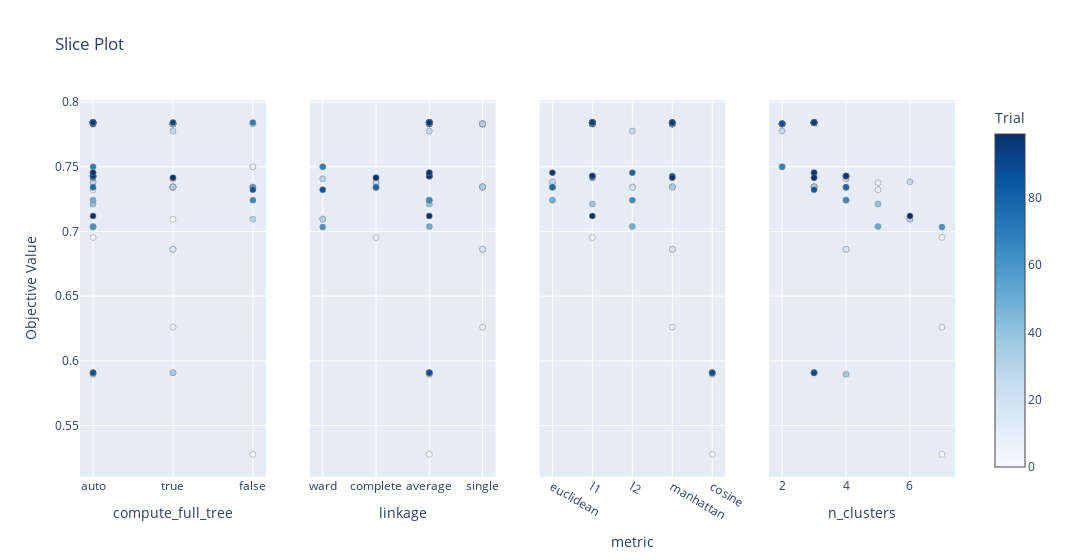

Notebook code for this chart:
### Code cell
optuna.visualization.plot_slice(study_agglomerative)

### Figure 1 — Plotly figure (JSON) as saved in the notebook; plotly's stock layout.template omitted (floating-point values rounded to 4 significant figures)
{"data": [{"marker": {"color": [0, 1, 2, 3, 4, 5, 6, 7, 8, 9, 10, 11, 12, 13, 14, 15, 16, 17, 18, 19, 20, 21, 22, 23, 24, 25, 26, 27, 28, 29, 30, 31, 32, 33, 34, 35, 36, 37, 38, 39, 40, 41, 42, 43, 44, 45, 46, 47, 48, 49, 50, 51, 52, 53, 54, 55, 56, 57, 58, 59, 60, 61, 62, 63, 64, 65, 66, 67, 68, 69, 70, 71, 72, 73, 74, 75, 76, 77, 78, 79, 80, 81, 82, 83, 84, 85, 86, 87, 88, 89, 90, 91, 92, 93, 94, 95, 96, 97, 98, 99], "colorbar": {"title": {"text": "Trial"}, "x": 1, "xpad": 40}, "colorscale": [[0, "rgb(247,251,255)"], [0.125, "rgb(222,235,247)"], [0.25, "rgb(198,219,239)"], [0.375, "rgb(158,202,225)"], [0.5, "rgb(107,174,214)"], [0.625, "rgb(66,146,198)"], [0.75, "rgb(33,113,181)"], [0.875, "rgb(8,81,156)"], [1, "rgb(8,48,107)"]], "line": {"color": "Grey", "width": 0.5}, "showscale": true}, "mode": "markers", "name": "Feasible Trial", "showlegend": false, "type": "scatter", "x": [true, false, "auto", true, true, "auto", true, false, "auto", "auto", true, true, true, true, true, true, false, true, true, false, true, true, true, true, true, true, true, true, "auto", false, true, true, true, true, true, true, "auto", "auto", "auto", "auto", "auto", "auto", "auto", "auto", "auto", "auto", "auto", "auto", "auto", "auto", "auto", "auto", "auto", "auto", "auto", "auto", "auto", false, "auto", "auto", "auto", "auto", "auto", "auto", "auto", false, "auto", "auto", "auto", "auto", false, "auto", "auto", "auto", "auto", "auto", "auto", "auto", "auto", "auto", "auto", "auto", "auto", "auto", "auto", "auto", false, "auto", "auto", "auto", true, "auto", "auto", "auto", "auto", "auto", "auto", "auto", true, "auto"], "xaxis": "x", "y": [0.7096, 0.5277, 0.5908, 0.5908, 0.7832, 0.6954, 0.6261, 0.75, 0.7323, 0.7377, 0.7832, 0.7832, 0.7344, 0.6862, 0.7832, 0.6862, 0.7344, 0.7832, 0.7341, 0.7832, 0.7344, 0.7832, 0.7832, 0.7344, 0.7832, 0.7344, 0.7776, 0.7407, 0.7384, 0.7096, 0.7832, 0.7832, 0.7832, 0.7344, 0.7842, 0.5908, 0.7842, 0.5896, 0.7842, 0.7842, 0.7212, 0.7842, 0.7842, 0.7842, 0.7429, 0.7842, 0.7429, 0.5908, 0.7842, 0.7242, 0.7039, 0.7842, 0.7842, 0.7842, 0.7842, 0.7429, 0.7842, 0.7341, 0.7842, 0.7842, 0.7034, 0.7842, 0.7842, 0.7842, 0.7842, 0.7242, 0.7842, 0.7832, 0.7416, 0.75, 0.7842, 0.7842, 0.7842, 0.7842, 0.7429, 0.5908, 0.7832, 0.7842, 0.7341, 0.7842, 0.7455, 0.7842, 0.7842, 0.7842, 0.7842, 0.7832, 0.7322, 0.7429, 0.7832, 0.5908, 0.7842, 0.7842, 0.7842, 0.7842, 0.7842, 0.7842, 0.7429, 0.7455, 0.7416, 0.712], "yaxis": "y"}, {"marker": {"color": [0, 1, 2, 3, 4, 5, 6, 7, 8, 9, 10, 11, 12, 13, 14, 15, 16, 17, 18, 19, 20, 21, 22, 23, 24, 25, 26, 27, 28, 29, 30, 31, 32, 33, 34, 35, 36, 37, 38, 39, 40, 41, 42, 43, 44, 45, 46, 47, 48, 49, 50, 51, 52, 53, 54, 55, 56, 57, 58, 59, 60, 61, 62, 63, 64, 65, 66, 67, 68, 69, 70, 71, 72, 73, 74, 75, 76, 77, 78, 79, 80, 81, 82, 83, 84, 85, 86, 87, 88, 89, 90, 91, 92, 93, 94, 95, 96, 97, 98, 99], "colorbar": {"title": {"text": "Trial"}, "x": 1, "xpad": 40}, "colorscale": [[0, "rgb(247,251,255)"], [0.125, "rgb(222,235,247)"], [0.25, "rgb(198,219,239)"], [0.375, "rgb(158,202,225)"], [0.5, "rgb(107,174,214)"], [0.625, "rgb(66,146,198)"], [0.75, "rgb(33,113,181)"], [0.875, "rgb(8,81,156)"], [1, "rgb(8,48,107)"]], "line": {"color": "Grey", "width": 0.5}, "showscale": false}, "mode": "markers", "name": "Feasible Trial", "showlegend": false, "type": "scatter", "x": ["ward", "average", "average", "average", "single", "complete", "single", "ward", "ward", "complete", "single", "single", "single", "single", "single", "single", "single", "single", "complete", "single", "single", "single", "single", "single", "single", "single", "average", "ward", "complete", "ward", "single", "single", "single", "single", "average", "average", "average", "average", "average", "average", "average", "average", "average", "average", "average", "average", "average", "average", "average", "average", "average", "average", "average", "average", "average", "average", "average", "complete", "average", "average", "ward", "average", "average", "average", "average", "average", "average", "average", "complete", "ward", "average", "average", "average", "average", "average", "average", "average", "average", "complete", "average", "average", "average", "average", "average", "average", "average", "ward", "average", "average", "average", "average", "average", "average", "average", "average", "average", "average", "average", "complete", "average"], "xaxis": "x2", "y": [0.7096, 0.5277, 0.5908, 0.5908, 0.7832, 0.6954, 0.6261, 0.75, 0.7323, 0.7377, 0.7832, 0.7832, 0.7344, 0.6862, 0.7832, 0.6862, 0.7344, 0.7832, 0.7341, 0.7832, 0.7344, 0.7832, 0.7832, 0.7344, 0.7832, 0.7344, 0.7776, 0.7407, 0.7384, 0.7096, 0.7832, 0.7832, 0.7832, 0.7344, 0.7842, 0.5908, 0.7842, 0.5896, 0.7842, 0.7842, 0.7212, 0.7842, 0.7842, 0.7842, 0.7429, 0.7842, 0.7429, 0.5908, 0.7842, 0.7242, 0.7039, 0.7842, 0.7842, 0.7842, 0.7842, 0.7429, 0.7842, 0.7341, 0.7842, 0.7842, 0.7034, 0.7842, 0.7842, 0.7842, 0.7842, 0.7242, 0.7842, 0.7832, 0.7416, 0.75, 0.7842, 0.7842, 0.7842, 0.7842, 0.7429, 0.5908, 0.7832, 0.7842, 0.7341, 0.7842, 0.7455, 0.7842, 0.7842, 0.7842, 0.7842, 0.7832, 0.7322, 0.7429, 0.7832, 0.5908, 0.7842, 0.7842, 0.7842, 0.7842, 0.7842, 0.7842, 0.7429, 0.7455, 0.7416, 0.712], "yaxis": "y2"}, {"marker": {"color": [1, 2, 3, 4, 5, 6, 9, 10, 11, 12, 13, 14, 15, 16, 17, 18, 19, 20, 21, 22, 23, 24, 25, 26, 28, 30, 31, 32, 33, 34, 35, 36, 37, 38, 39, 40, 41, 42, 43, 44, 45, 46, 47, 48, 49, 50, 51, 52, 53, 54, 55, 56, 57, 58, 59, 61, 62, 63, 64, 65, 66, 67, 68, 70, 71, 72, 73, 74, 75, 76, 77, 78, 79, 80, 81, 82, 83, 84, 85, 87, 88, 89, 90, 91, 92, 93, 94, 95, 96, 97, 98, 99], "colorbar": {"title": {"text": "Trial"}, "x": 1, "xpad": 40}, "colorscale": [[0, "rgb(247,251,255)"], [0.125, "rgb(222,235,247)"], [0.25, "rgb(198,219,239)"], [0.375, "rgb(158,202,225)"], [0.5, "rgb(107,174,214)"], [0.625, "rgb(66,146,198)"], [0.75, "rgb(33,113,181)"], [0.875, "rgb(8,81,156)"], [1, "rgb(8,48,107)"]], "line": {"color": "Grey", "width": 0.5}, "showscale": false}, "mode": "markers", "name": "Feasible Trial", "showlegend": false, "type": "scatter", "x": ["cosine", "cosine", "cosine", "manhattan", "l1", "manhattan", "euclidean", "manhattan", "manhattan", "l2", "manhattan", "manhattan", "manhattan", "euclidean", "l1", "l2", "manhattan", "manhattan", "manhattan", "manhattan", "manhattan", "manhattan", "manhattan", "l2", "euclidean", "l1", "manhattan", "manhattan", "manhattan", "manhattan", "cosine", "manhattan", "cosine", "manhattan", "l1", "l1", "l1", "l1", "l1", "l1", "l1", "l1", "cosine", "l1", "euclidean", "l2", "l1", "l1", "l1", "l1", "l1", "manhattan", "euclidean", "l1", "manhattan", "l1", "l1", "l1", "l1", "l2", "manhattan", "manhattan", "l1", "manhattan", "l1", "l1", "l1", "l1", "cosine", "manhattan", "l1", "euclidean", "manhattan", "l2", "l1", "l1", "l1", "l1", "l1", "manhattan", "l1", "cosine", "l1", "l1", "l1", "l1", "l1", "manhattan", "l1", "euclidean", "manhattan", "l1"], "xaxis": "x3", "y": [0.5277, 0.5908, 0.5908, 0.7832, 0.6954, 0.6261, 0.7377, 0.7832, 0.7832, 0.7344, 0.6862, 0.7832, 0.6862, 0.7344, 0.7832, 0.7341, 0.7832, 0.7344, 0.7832, 0.7832, 0.7344, 0.7832, 0.7344, 0.7776, 0.7384, 0.7832, 0.7832, 0.7832, 0.7344, 0.7842, 0.5908, 0.7842, 0.5896, 0.7842, 0.7842, 0.7212, 0.7842, 0.7842, 0.7842, 0.7429, 0.7842, 0.7429, 0.5908, 0.7842, 0.7242, 0.7039, 0.7842, 0.7842, 0.7842, 0.7842, 0.7429, 0.7842, 0.7341, 0.7842, 0.7842, 0.7842, 0.7842, 0.7842, 0.7842, 0.7242, 0.7842, 0.7832, 0.7416, 0.7842, 0.7842, 0.7842, 0.7842, 0.7429, 0.5908, 0.7832, 0.7842, 0.7341, 0.7842, 0.7455, 0.7842, 0.7842, 0.7842, 0.7842, 0.7832, 0.7429, 0.7832, 0.5908, 0.7842, 0.7842, 0.7842, 0.7842, 0.7842, 0.7842, 0.7429, 0.7455, 0.7416, 0.712], "yaxis": "y3"}, {"marker": {"color": [0, 1, 2, 3, 4, 5, 6, 7, 8, 9, 10, 11, 12, 13, 14, 15, 16, 17, 18, 19, 20, 21, 22, 23, 24, 25, 26, 27, 28, 29, 30, 31, 32, 33, 34, 35, 36, 37, 38, 39, 40, 41, 42, 43, 44, 45, 46, 47, 48, 49, 50, 51, 52, 53, 54, 55, 56, 57, 58, 59, 60, 61, 62, 63, 64, 65, 66, 67, 68, 69, 70, 71, 72, 73, 74, 75, 76, 77, 78, 79, 80, 81, 82, 83, 84, 85, 86, 87, 88, 89, 90, 91, 92, 93, 94, 95, 96, 97, 98, 99], "colorbar": {"title": {"text": "Trial"}, "x": 1, "xpad": 40}, "colorscale": [[0, "rgb(247,251,255)"], [0.125, "rgb(222,235,247)"], [0.25, "rgb(198,219,239)"], [0.375, "rgb(158,202,225)"], [0.5, "rgb(107,174,214)"], [0.625, "rgb(66,146,198)"], [0.75, "rgb(33,113,181)"], [0.875, "rgb(8,81,156)"], [1, "rgb(8,48,107)"]], "line": {"color": "Grey", "width": 0.5}, "showscale": false}, "mode": "markers", "name": "Feasible Trial", "showlegend": false, "type": "scatter", "x": [6, 7, 3, 3, 2, 7, 7, 2, 5, 5, 2, 2, 3, 4, 2, 4, 3, 2, 4, 2, 3, 2, 2, 3, 2, 3, 2, 4, 6, 6, 2, 2, 2, 3, 3, 3, 3, 4, 3, 3, 5, 3, 3, 3, 4, 3, 4, 3, 3, 4, 5, 3, 3, 3, 3, 4, 3, 4, 3, 3, 7, 3, 3, 3, 3, 4, 3, 2, 3, 2, 3, 3, 3, 3, 4, 3, 2, 3, 4, 3, 3, 3, 3, 3, 3, 2, 3, 4, 2, 3, 3, 3, 3, 3, 3, 3, 4, 3, 3, 6], "xaxis": "x4", "y": [0.7096, 0.5277, 0.5908, 0.5908, 0.7832, 0.6954, 0.6261, 0.75, 0.7323, 0.7377, 0.7832, 0.7832, 0.7344, 0.6862, 0.7832, 0.6862, 0.7344, 0.7832, 0.7341, 0.7832, 0.7344, 0.7832, 0.7832, 0.7344, 0.7832, 0.7344, 0.7776, 0.7407, 0.7384, 0.7096, 0.7832, 0.7832, 0.7832, 0.7344, 0.7842, 0.5908, 0.7842, 0.5896, 0.7842, 0.7842, 0.7212, 0.7842, 0.7842, 0.7842, 0.7429, 0.7842, 0.7429, 0.5908, 0.7842, 0.7242, 0.7039, 0.7842, 0.7842, 0.7842, 0.7842, 0.7429, 0.7842, 0.7341, 0.7842, 0.7842, 0.7034, 0.7842, 0.7842, 0.7842, 0.7842, 0.7242, 0.7842, 0.7832, 0.7416, 0.75, 0.7842, 0.7842, 0.7842, 0.7842, 0.7429, 0.5908, 0.7832, 0.7842, 0.7341, 0.7842, 0.7455, 0.7842, 0.7842, 0.7842, 0.7842, 0.7832, 0.7322, 0.7429, 0.7832, 0.5908, 0.7842, 0.7842, 0.7842, 0.7842, 0.7842, 0.7842, 0.7429, 0.7455, 0.7416, 0.712], "yaxis": "y4"}], "layout": {"title": {"text": "Slice Plot"}, "width": 1200, "xaxis": {"anchor": "y", "categoryarray": ["auto", true, false], "categoryorder": "array", "domain": [0, 0.2125], "title": {"text": "compute_full_tree"}, "type": "category"}, "xaxis2": {"anchor": "y2", "categoryarray": ["ward", "complete", "average", "single"], "categoryorder": "array", "domain": [0.2625, 0.475], "title": {"text": "linkage"}, "type": "category"}, "xaxis3": {"anchor": "y3", "categoryarray": ["euclidean", "l1", "l2", "manhattan", "cosine"], "categoryorder": "array", "domain": [0.525, 0.7375], "title": {"text": "metric"}, "type": "category"}, "xaxis4": {"anchor": "y4", "domain": [0.7875, 1], "title": {"text": "n_clusters"}}, "yaxis": {"anchor": "x", "domain": [0, 1], "title": {"text": "Objective Value"}}, "yaxis2": {"anchor": "x2", "domain": [0, 1], "matches": "y", "showticklabels": false}, "yaxis3": {"anchor": "x3", "domain": [0, 1], "matches": "y", "showticklabels": false}, "yaxis4": {"anchor": "x4", "domain": [0, 1], "matches": "y", "showticklabels": false}}}
